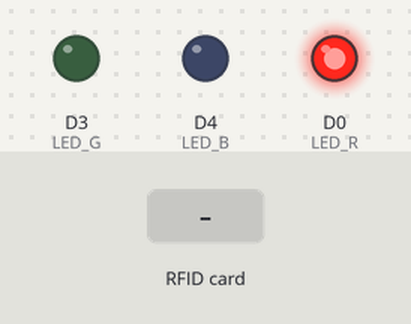
Simulated run of this sketch. Board: ESP8266 (NodeMCU). Parts: output pins drawn as LEDs (lit = HIGH). Inputs (shaded band) come from the test bench. WiFi joins after 1.5 s; servers stay silent unless stated; uploads are accepted with an empty reply; what the sketch prints to the serial monitor is not drawn.

Above: at 0.1 s.
At 2.7 s:
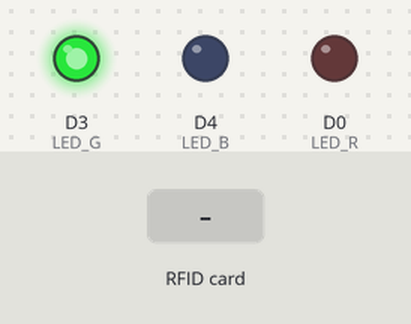
2.8 s: RFID card 12 34 56 78 held to the reader
At 3.6 s:
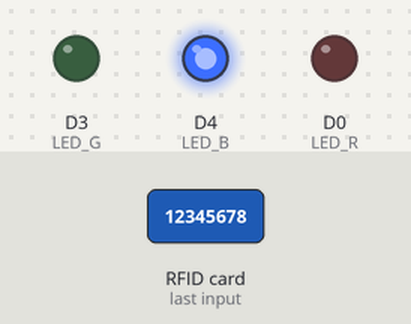
Timing chart, 0 to 5.8 s (numbered marks = the images above; inputs shaded):
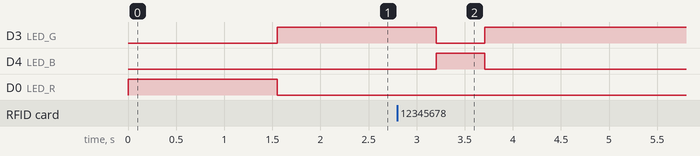

The sketch:

Client-C1.ino
```cpp
// (licence header left out)
#include "RFID.h"
#include "post.h"

//Raspberry AP Wifi
const char* ssid = "UMS-001";
const char* password = "12345678";

#define LED_R  D0
#define LED_G  D3
#define LED_B  D4

void setup()
{
  Serial.begin(9600);

  pinMode(LED_R,OUTPUT);
  pinMode(LED_G,OUTPUT);
  pinMode(LED_B,OUTPUT);
  digitalWrite(LED_R,LOW);
  digitalWrite(LED_G,LOW);
  digitalWrite(LED_B,LOW);

  digitalWrite(LED_R,HIGH);
  WiFi.begin(ssid,password);
  WiFi.hostname("C1");
  while (WiFi.status() != WL_CONNECTED)
  {
    delay(500);
    Serial.print(".");
  }

  RFID_init();

  digitalWrite(LED_R,LOW);
  digitalWrite(LED_G,HIGH);
  Serial.println("Init Success");
}

void loop()
{
  if(WiFi.status()== WL_CONNECTED)
  {
     Detect_RFID();
  }
  else
  {
    digitalWrite(LED_R,HIGH);
    digitalWrite(LED_G,LOW);
    Serial.println("Network Error");
    reconnect();
  }
  delay(800);
}

// Detect RFID label on umbrella
void Detect_RFID()
{
  if ( ! mfrc522.PICC_IsNewCardPresent()) {return;}
  digitalWrite(LED_G,LOW);
  digitalWrite(LED_B,HIGH);
  delay(300);
  read_RFID();
  Upload_um_data(um_code);

  mfrc522.PICC_HaltA();
  mfrc522.PCD_StopCrypto1();
  digitalWrite(LED_B,LOW);
  digitalWrite(LED_G,HIGH);
}

void reconnect()
{
    Serial.print("Reconnecting...");
    WiFi.begin(ssid,password);
    while (WiFi.status() != WL_CONNECTED)
    {
        delay(500);
        Serial.print(".");
    }
    Serial.println();
    Serial.println("WIFI Connected!");
    digitalWrite(LED_R,LOW);
    digitalWrite(LED_G,HIGH);
}
```

RFID.h
```cpp
// (licence header left out)
#include <SPI.h>
#include <MFRC522.h>

#define SS_PIN          4
#define RST_PIN         5

String um_code;

MFRC522 mfrc522(SS_PIN, RST_PIN);

void RFID_init()
{
  SPI.begin();
  mfrc522.PCD_Init();
}
void dump_byte_array(byte *buffer, byte bufferSize)
{
  um_code = "";
  String um_code_temp[4];
  for (byte i = 0; i < bufferSize; i++)
  {
    um_code_temp[i] = buffer[i];
    um_code += um_code_temp[i];
  }
  Serial.println(um_code);
  Serial.println();

}

void read_RFID()
{
  if ( ! mfrc522.PICC_ReadCardSerial())
  {
    delay(50);
    return;
  }
  dump_byte_array(mfrc522.uid.uidByte, mfrc522.uid.size);
}
```

post.h
```cpp
// (licence header left out)
#include <ESP8266WiFi.h>
#include <ESP8266HTTPClient.h>
#include <ArduinoJson.h>

//Raspberry php server(Intranet)
String host = "http://10.3.141.1/UMS/";

void Upload_um_data(String Card_Number)
{
  DynamicJsonDocument post_data(2048);
  post_data["type"]   = "R";
  post_data["device"] = "C1";
  post_data["action"] = "Upload_um_data";
  post_data["data"]   = Card_Number;

  String json;
  serializeJson(post_data, json);
  HTTPClient http;

  http.begin(host + "api.php");
  http.addHeader("Content-Type", "application/json");

  int httpCode = http.POST(json);
  String payload = http.getString();

  Serial.println(payload);

  http.end();
}
```

Measured:
- after the input at 2.8 s, D3 (LED_G): HIGH → LOW after 0.40 s, → HIGH 0.50 s later; D4 (LED_B): LOW → HIGH after 0.40 s, → LOW 0.50 s later
